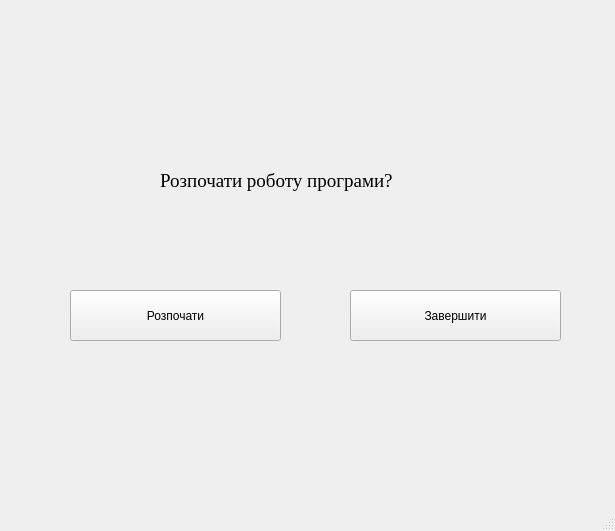
<?xml version="1.0" encoding="UTF-8"?>
<ui version="4.0">
 <class>MainWindow</class>
 <widget class="QMainWindow" name="MainWindow">
  <property name="geometry">
   <rect>
    <x>0</x>
    <y>0</y>
    <width>615</width>
    <height>531</height>
   </rect>
  </property>
  <property name="windowTitle">
   <string>MainWindow</string>
  </property>
  <property name="windowIcon">
   <iconset>
    <normaloff>1cc8d4a6a2887211353d7d194ad2ab92.jpg</normaloff>1cc8d4a6a2887211353d7d194ad2ab92.jpg</iconset>
  </property>
  <widget class="QWidget" name="centralwidget">
   <widget class="QPushButton" name="main_pushButton">
    <property name="geometry">
     <rect>
      <x>70</x>
      <y>290</y>
      <width>211</width>
      <height>51</height>
     </rect>
    </property>
    <property name="text">
     <string>Розпочати</string>
    </property>
   </widget>
   <widget class="QPushButton" name="main_pushButton_2">
    <property name="geometry">
     <rect>
      <x>350</x>
      <y>290</y>
      <width>211</width>
      <height>51</height>
     </rect>
    </property>
    <property name="text">
     <string>Завершити</string>
    </property>
   </widget>
   <widget class="QLabel" name="main_window">
    <property name="geometry">
     <rect>
      <x>160</x>
      <y>150</y>
      <width>321</width>
      <height>61</height>
     </rect>
    </property>
    <property name="font">
     <font>
      <family>Times New Roman</family>
      <pointsize>14</pointsize>
      <weight>50</weight>
      <bold>false</bold>
     </font>
    </property>
    <property name="text">
     <string>Розпочати роботу програми?</string>
    </property>
   </widget>
  </widget>
  <widget class="QMenuBar" name="menubar">
   <property name="geometry">
    <rect>
     <x>0</x>
     <y>0</y>
     <width>615</width>
     <height>26</height>
    </rect>
   </property>
  </widget>
  <widget class="QStatusBar" name="statusbar"/>
 </widget>
 <resources/>
 <connections/>
</ui>
